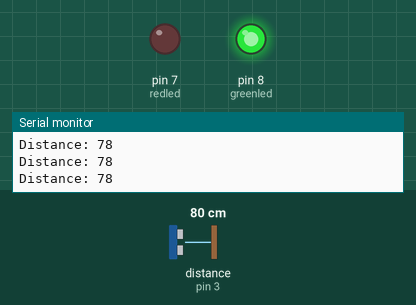
This sketch was run on a simulated Arduino Uno, built with avr-gcc and run on an emulated ATmega328P. Parts: output pins drawn as LEDs (lit = HIGH), the last lines printed to the serial monitor. Wiring (inferred from the names in the program): ultrasonic range finder: trigger pin 2; echo pin 3. The inputs (shaded band) are chosen by the test bench; at power-on: distance to the obstacle (sensor on pin 3) 80 cm. The echo pulse lasts 58.3 µs per cm; pins used as bus, display or sensor lines are not drawn.

Above: at 1.2 s.
1.3 s: distance to the obstacle (sensor on pin 3) set to 13 cm
2.8 s: distance to the obstacle (sensor on pin 3) set to 10 cm
At 3.9 s:
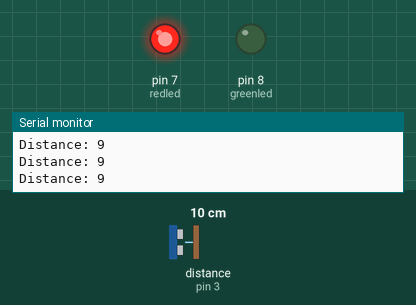
4.3 s: distance to the obstacle (sensor on pin 3) set to 18 cm
At 5.5 s:
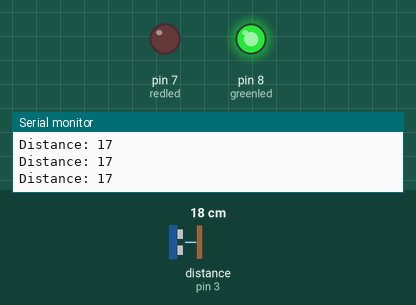
5.8 s: distance to the obstacle (sensor on pin 3) set to 2 cm
At 6.5 s:
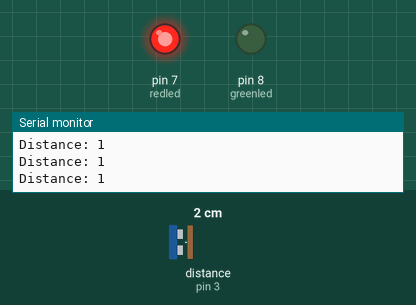
Timing chart, 0 to 8.3 s (numbered marks = the images above; inputs shaded):
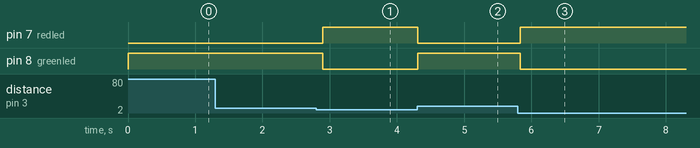

Measured:
- the behaviour switches between 12 and 11 cm on distance to the obstacle (sensor on pin 3) (found by bisection; images 0 and 1)
- after the input at 2.8 s, pin 7 (redled): LOW → HIGH after 0.09 s; pin 8 (greenled): HIGH → LOW after 0.09 s
- after the input at 4.3 s, pin 7 (redled): HIGH → LOW at once; pin 8 (greenled): LOW → HIGH at once
- after the input at 5.8 s, pin 7 (redled): LOW → HIGH at once; pin 8 (greenled): HIGH → LOW at once

The sketch:

mesure_distance.ino
```cpp
#define redled 7
#define greenled 8
const int trigPin = 2;
const int echoPin = 3;
int temps = 100;
int test = 10;
long duration;
int distance;
void setup() {
pinMode(trigPin, OUTPUT); // Sets the trigPin as an Output
pinMode(echoPin, INPUT); // Sets the echoPin as an Input
pinMode(redled, OUTPUT);
pinMode(greenled, OUTPUT);
Serial.begin(9600); // Starts the serial communication
}
void loop() {
// Clears the trigPin
digitalWrite(trigPin, LOW);
delayMicroseconds(2);
// Sets the trigPin on HIGH state for 10 micro seconds
digitalWrite(trigPin, HIGH);
delayMicroseconds(10);
digitalWrite(trigPin, LOW);
// Reads the echoPin, returns the sound wave travel time in microseconds
duration = pulseIn(echoPin, HIGH);
// Calculating the distance
distance= duration*0.034/2;
// Prints the distance on the Serial Monitor
Serial.print("Distance: ");
Serial.println(distance);
if (distance > test ){
  digitalWrite(redled,LOW);
  digitalWrite(greenled,HIGH);
}else {
  digitalWrite(redled,HIGH);
  digitalWrite(greenled,LOW);
}
delay(temps);
}
```
